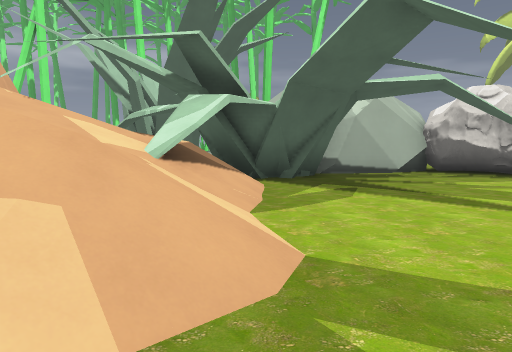
[1] (above)

20 first-person views from a walk through a Godot game level. The camera is 1.2 m above the floor, tilts 4° down and sees 70° across. The floor is counted in squares, 2 m on a side. Each view is taken from the middle of a square. On the plan, view 1 faces up. The plan holds only what a view shows up to about 10 squares ahead; the rest is blank. The place goes on beyond the plan. Some surface patterns are stand-ins.

[2]
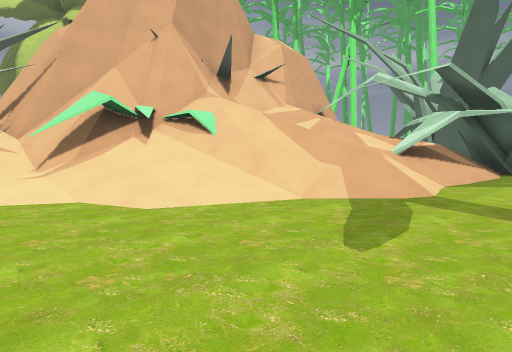

[3]
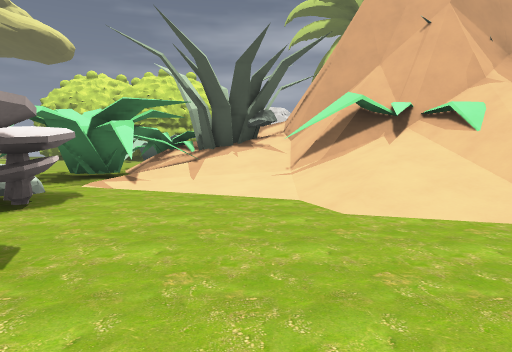

[4]
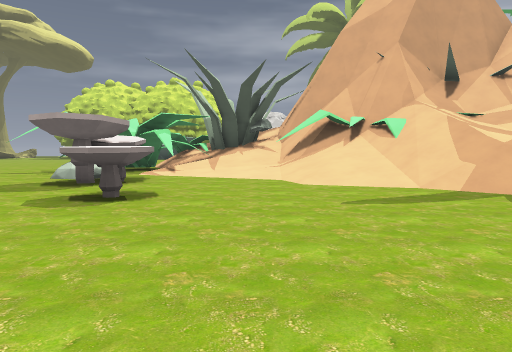

[5]
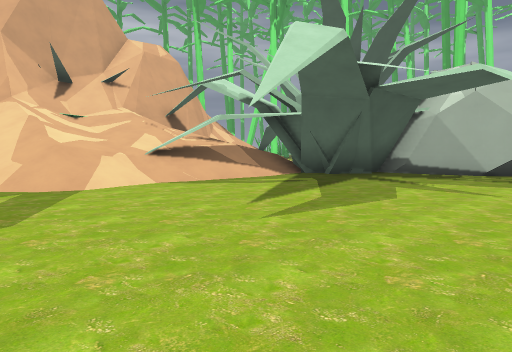

[6]
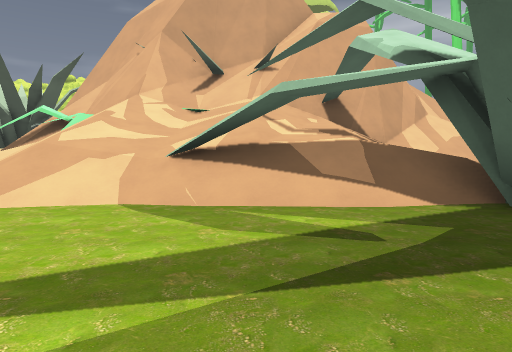

[7]
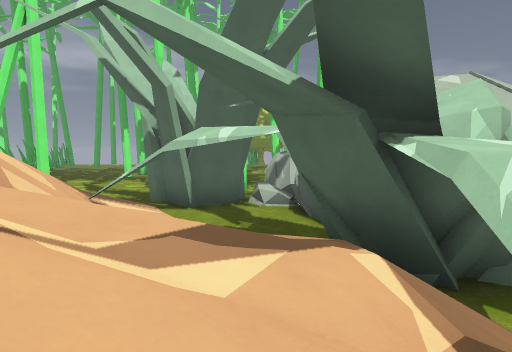

[8]
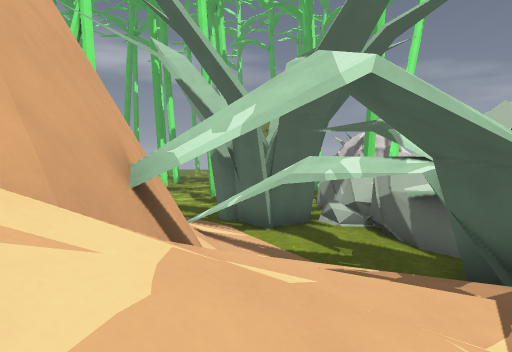

[9]
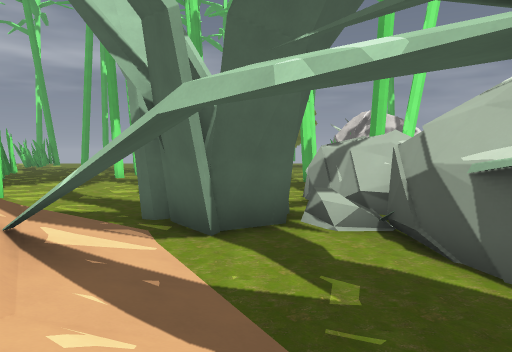

[10]
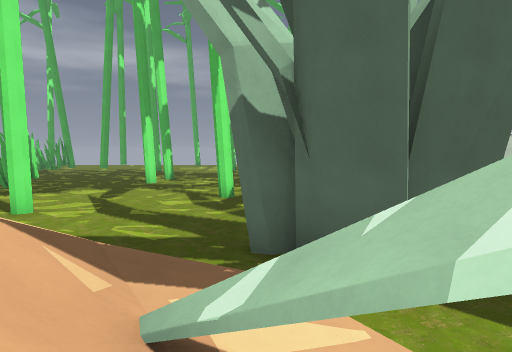

[11]
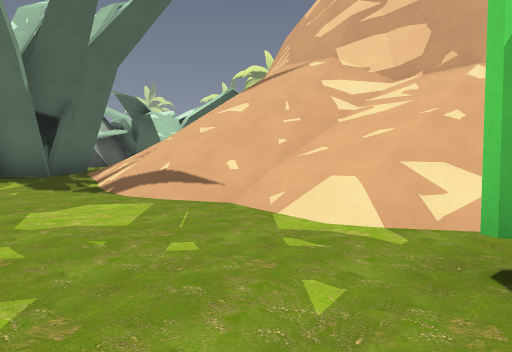

[12]
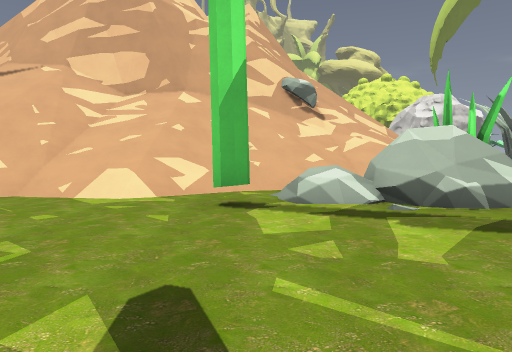

[13]
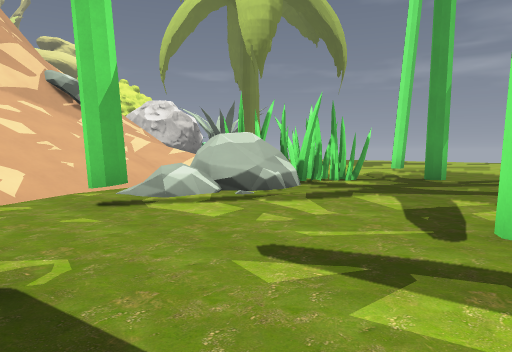

[14]
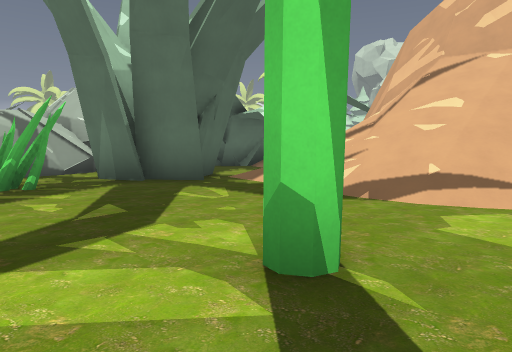

[15]
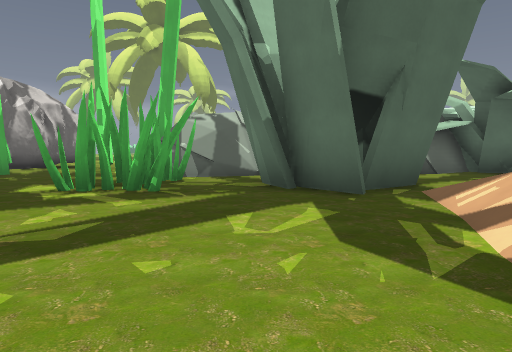

[16]
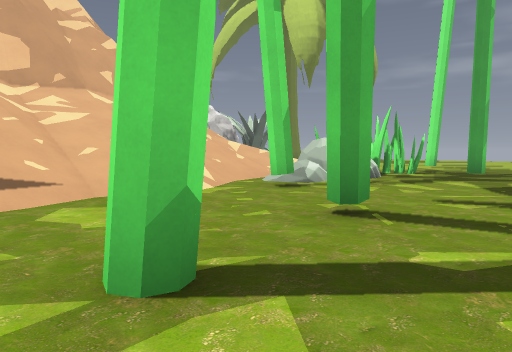

[17]
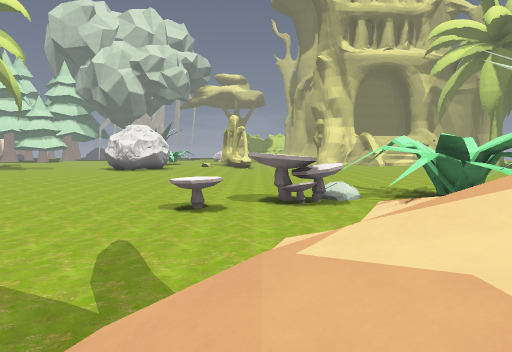

[18]
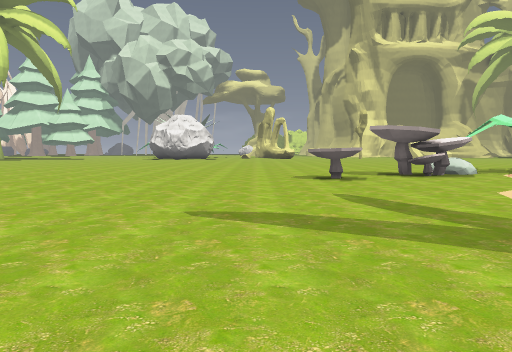

[19]
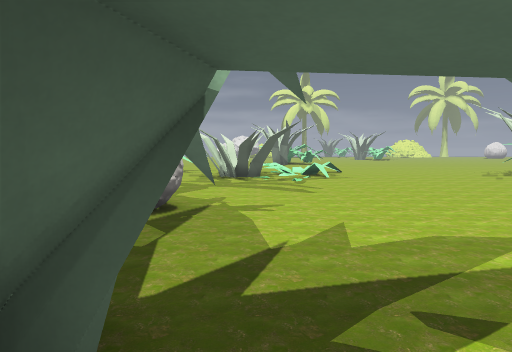

[20]
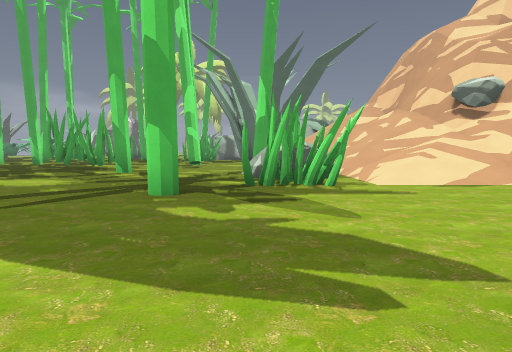

### Floor plan
Key: @ floor where view 1 was taken; # wall or solid block; x gap in a wall; . floor; / step, stairs or slope; = window, fence, low wall or low ledge; ^ raised ledge; v drop or lower ground.
Columns run from 25 left of view 1 to 6 right of it. Each row starts with its distance up from view 1.
 19      .....x.........x...
 18     ................###.#
 17   ...........#.#.....x..#
 16  ....#...............#..#
 15 ......##^^#.........#####
 14   ....###^ .////////.####
 13   .......////////////#..#
 12     ...///////////////..##
 11      ../////////////^/...#
 10        ///#====####////..#######
  9        ///#========#////###....#
  8           #v       v^///###....#
  7            v       v#/////......
  6                     #///#/......
  5                     //=/#/......
  4                   ##//////......
  3                   ##//////......
  2                   ###/////......
  1                   ###=///.......
  0                ^  #/#////@......
 -1                #===/////........
 -2                 ##/////.........
 -3                  #////..........
 -4                   ^/##...^^.....
 -5                  ^###.##........
 -6                    #..^.........

Where each view was taken, in squares from view 1:
view 1: 0 up, 0 right, facing up
view 2: 3 down, 2 right, facing up-left
view 3: 2 down, 2 right, facing left
view 4: 2 down, 5 right, facing left
view 5: 0 up, 6 right, facing up-left
view 6: 5 up, 4 right, facing left
view 7: 4 up, 2 left, facing up
view 8: 4 up, 4 left, facing up
view 9: 8 up, 3 left, facing up
view 10: 10 up, 5 left, facing up
view 11: 17 up, 14 left, facing down-right
view 12: 19 up, 14 left, facing down
view 13: 19 up, 12 left, facing down-left
view 14: 19 up, 11 left, facing down-right
view 15: 16 up, 10 left, facing right
view 16: 19 up, 9 left, facing down-left
view 17: 4 up, 1 left, facing down
view 18: 4 up, 2 right, facing down
view 19: 7 up, 1 left, facing right
view 20: 15 up, 25 left, facing right
